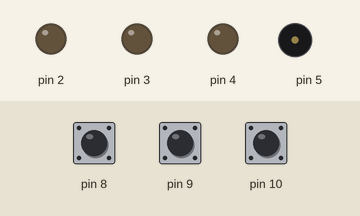
Bench run of a sketch on a simulated Arduino Uno, built with avr-gcc and run on an emulated ATmega328P. Shown: output pins drawn as LEDs (lit = HIGH), buzzer (waves = sounding). Dashed ring = blinking. The test bench sets the inputs (shaded band); at power-on: pin 8 HIGH, pin 9 HIGH, pin 10 HIGH. Random numbers use the default seed unless the sketch sets one.

Above: at 6.2 s.
6.3 s: pin 8 pulled LOW for 0.15 s
At 7.1 s:
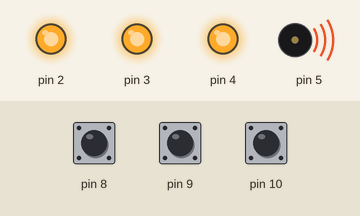
9.4 s: pin 9 pulled LOW for 0.15 s
At 11.23 s:
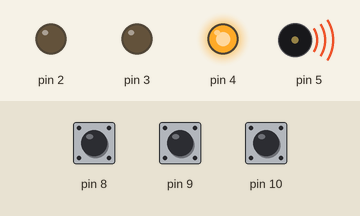
12.5 s: pin 10 pulled LOW for 3.2 s
At 13.3 s:
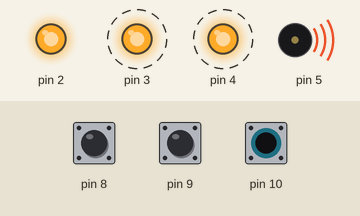
18.2 s: pin 10 pulled LOW for 0.15 s
At 20.25 s:
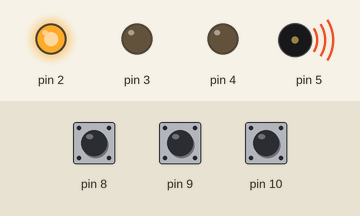
21.3 s: pin 10 pulled LOW for 1 s
At 24.1 s:
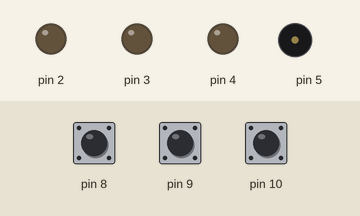
Timing chart, 0 to 25.6 s (numbered marks = the images above; inputs shaded):
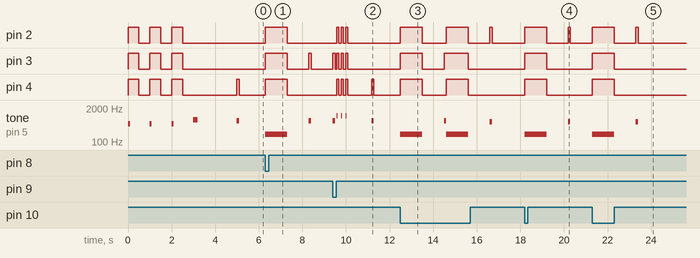

Measured:
- after the input at 6.3 s, pin 2, pin 4: LOW → HIGH at once, → LOW 1.0 s later; pin 3: LOW → HIGH at once, → LOW 1.0 s later, → HIGH 1.0 s later, → LOW 0.10 s later; tone on pin 5: silent → 200 Hz at once, → silent 1.0 s later, → 650 Hz 1.0 s later, → silent 0.10 s later
- after the input at 9.4 s, pin 2: alternates HIGH for 0.10 s and LOW for 0.10 s, 6 changes in all, then stays LOW, starting after 0.18 s; pin 3: alternates HIGH for 0.10 s and LOW for 0.10 s, 8 changes in all, then stays LOW, starting at once
- after the input at 12.5 s, pin 2: goes HIGH 1.0 s, LOW 1.1 s, HIGH 1.0 s, LOW 1.0 s, HIGH 0.10 s, then LOW, starting at once; pin 3: alternates HIGH for 1.1 s and LOW for 1.0 s, 4 changes in all, then stays LOW, starting at once
- after the input at 18.2 s, pin 2: LOW → HIGH at once, → LOW 1.0 s later, → HIGH 1.0 s later, → LOW 0.10 s later; pin 3, pin 4: LOW → HIGH at once, → LOW 1.0 s later; tone on pin 5: silent → 200 Hz at once, → silent 1.0 s later, → 600 Hz 1.0 s later, → silent 0.10 s later
- after the input at 21.3 s, pin 2: LOW → HIGH at once, → LOW 1.0 s later, → HIGH 1.0 s later, → LOW 0.10 s later; pin 3, pin 4: LOW → HIGH at once, → LOW 1.0 s later; tone on pin 5: silent → 200 Hz at once, → silent 1.0 s later, → 600 Hz 1.0 s later, → silent 0.10 s later
- by itself, tone on pin 5: plays 500 Hz for 0.10 s, 500 Hz for 0.10 s, 500 Hz for 0.10 s, 700 Hz for 0.20 s, 650 Hz for 0.10 s

The sketch:

simon_says.ino
```cpp
#include "functions.h"

Simon simon(3);

void setup()
{
  randomSeed(analogRead(UNCONNECTED_PIN));
  Serial.begin(9600);
  pinMode(GREEN, OUTPUT);  // led 1
  pinMode(RED, OUTPUT);    // led 2
  pinMode(YELLOW, OUTPUT); // led 3
  pinMode(BUZZER, OUTPUT);
  pinMode(BUTTON1, INPUT_PULLUP);
  pinMode(BUTTON2, INPUT_PULLUP);
  pinMode(BUTTON3, INPUT_PULLUP);
  simon.start();
}

void loop()
{
  while (simon.get_position() <= simon.get_size())
  {
    simon.leds[simon.get_position()] = random(GREEN, YELLOW + 1); // selects a random pin from 2 to 4
    simon.light_up(simon.leds[simon.get_position()]);             // shows the new led in the sequence
    simon.memory_game();                                          // the player iterates the sequence until its end

    simon.increment(1);
  }

  simon.game_won();
}
```

functions.cpp
```cpp
#include "Arduino.h"
#include "functions.h"

Simon::Simon(int quantity)
{
  position = 0;
  size = quantity - 1;
  leds = new int[size];
}

void Simon::correct_answer()
{
  for (int i = 0; i < 3; i++)
  {
    tone(BUZZER, 1000, 50);
    digitalWrite(GREEN, HIGH);
    digitalWrite(RED, HIGH);
    digitalWrite(YELLOW, HIGH);
    delay(100);
    digitalWrite(GREEN, LOW);
    digitalWrite(RED, LOW);
    digitalWrite(YELLOW, LOW);
    delay(100);
  }
  delay(1000);
}

void Simon::wrong_answer()
{
  tone(BUZZER, 200, 1000);
  digitalWrite(GREEN, HIGH);
  digitalWrite(RED, HIGH);
  digitalWrite(YELLOW, HIGH);
  delay(1000);
  digitalWrite(GREEN, LOW);
  digitalWrite(RED, LOW);
  digitalWrite(YELLOW, LOW);
  delay(1000);
}

void Simon::reset()
{
  position = -1;
}

int Simon::button_press()
{
  while (1)
  { // waiting for input
    if (digitalRead(BUTTON1) == LOW)
      return GREEN;

    if (digitalRead(BUTTON2) == LOW)
      return RED;

    if (digitalRead(BUTTON3) == LOW)
      return YELLOW;
  }
}

void Simon::light_up(int input)
{
  switch (input)
  {
  case GREEN:
    digitalWrite(GREEN, HIGH);
    tone(BUZZER, TONE1, 100);
    delay(100);
    digitalWrite(GREEN, LOW);
    return;

  case RED:
    digitalWrite(RED, HIGH);
    tone(BUZZER, TONE2, 100);
    delay(100);
    digitalWrite(RED, LOW);
    return;

  case YELLOW:
    digitalWrite(YELLOW, HIGH);
    tone(BUZZER, TONE2, 100);
    delay(100);
    digitalWrite(YELLOW, LOW);
    return;
  }
}

void Simon::memory_game()
{
  for (int i = 0; i <= position; i++)
  {
    short input = button_press();
    if (input == leds[i])
    {
      light_up(input);
      delay(80);
    }
    else
    {
      wrong_answer();
      reset();
      return;
    }
  }
  correct_answer();
}

void Simon::start()
{
  for (int i = 0; i < 3; i++)
  {
    digitalWrite(GREEN, HIGH);
    digitalWrite(RED, HIGH);
    digitalWrite(YELLOW, HIGH);
    tone(BUZZER, 500, 100);
    delay(500);
    digitalWrite(GREEN, LOW);
    digitalWrite(RED, LOW);
    digitalWrite(YELLOW, LOW);
    delay(500);
  }
  tone(BUZZER, 700, 200);
  delay(2000);
}

void Simon::increment(int value)
{
  position += value;
}

int Simon::get_position()
{
  return position;
}

int Simon::get_size()
{
  return size;
}

void Simon::game_won()
{
  megalovania();
}

void megalovania()
{
  short notes[88] PROGMEM = {294, 294, 587, 440, 415, 392, 349, 294, 349, 392, 261, 261, 261, 261, 587, 440, 415, 392, 349, 294, 349, 392, 247, 247, 587, 440, 415, 392, 349, 294, 349, 392, 233, 233, 233, 233, 587, 440, 415, 392, 349, 294, 349, 392, 294, 294, 587, 440, 415, 392, 349, 294, 349, 392, 261, 261, 261, 261, 587, 440, 415, 392, 349, 294, 349, 392, 247, 247, 587, 440, 415, 392, 349, 294, 349, 392, 233, 233, 233, 233, 588, 440, 415, 392, 349, 294, 349, 392};
  short duration[88] PROGMEM = {125, 125, 250, 250, 125, 250, 250, 125, 125, 125, 125, 125, 125, 125, 250, 375, 125, 250, 250, 125, 125, 125, 125, 125, 250, 375, 125, 250, 250, 125, 125, 125, 62, 62, 62, 62, 250, 375, 125, 250, 250, 125, 125, 125, 125, 125, 250, 375, 125, 250, 250, 125, 125, 125, 125, 125, 125, 125, 250, 375, 125, 250, 250, 125, 125, 125, 125, 125, 250, 375, 125, 250, 250, 125, 125, 125, 62, 62, 62, 62, 250, 375, 125, 250, 250, 125, 125, 125};
  short time_delay[88] PROGMEM = {125, 125, 250, 375, 250, 250, 250, 125, 125, 125, 62, 62, 62, 62, 250, 375, 250, 250, 250, 125, 125, 125, 125, 125, 250, 375, 250, 250, 250, 125, 125, 125, 62, 62, 62, 62, 250, 375, 250, 250, 250, 125, 125, 125, 125, 125, 250, 375, 250, 250, 250, 125, 125, 125, 62, 62, 62, 62, 250, 375, 250, 250, 250, 125, 125, 125, 125, 125, 250, 375, 250, 250, 250, 125, 125, 125, 62, 62, 62, 62, 250, 375, 250, 250, 250, 125, 125, 125};
  for (int i = 0; i < 88; i++)
  {
    digitalWrite(GREEN, LOW);
    digitalWrite(RED, LOW);
    digitalWrite(YELLOW, LOW);

    digitalWrite(random(GREEN, YELLOW + 1), HIGH);
    digitalWrite(random(GREEN, YELLOW + 1), HIGH);

    tone(BUZZER, notes[i], duration[i]);
    delay(time_delay[i]);
  }
}
```

functions.h
```cpp
const byte GREEN PROGMEM = 2;
const byte RED PROGMEM = 3;
const byte YELLOW PROGMEM = 4;
const byte BUZZER PROGMEM = 5;

const byte UNCONNECTED_PIN PROGMEM = 6;

const byte BUTTON1 PROGMEM = 8;
const byte BUTTON2 PROGMEM = 9;
const byte BUTTON3 PROGMEM = 10;

const short TONE1 PROGMEM = 600;
const short TONE2 PROGMEM = 650;
const short TONE3 PROGMEM = 700;

class Simon
{
public:
  Simon(int quantity);
  void start();
  void memory_game();
  int button_press();
  void correct_answer();
  void wrong_answer();
  void reset();
  void game_won();
  void light_up(int input);
  void increment(int value);
  int *leds;
  int get_position();
  int get_size();

private:
  int position;
  int size;
};

void megalovania();
```
